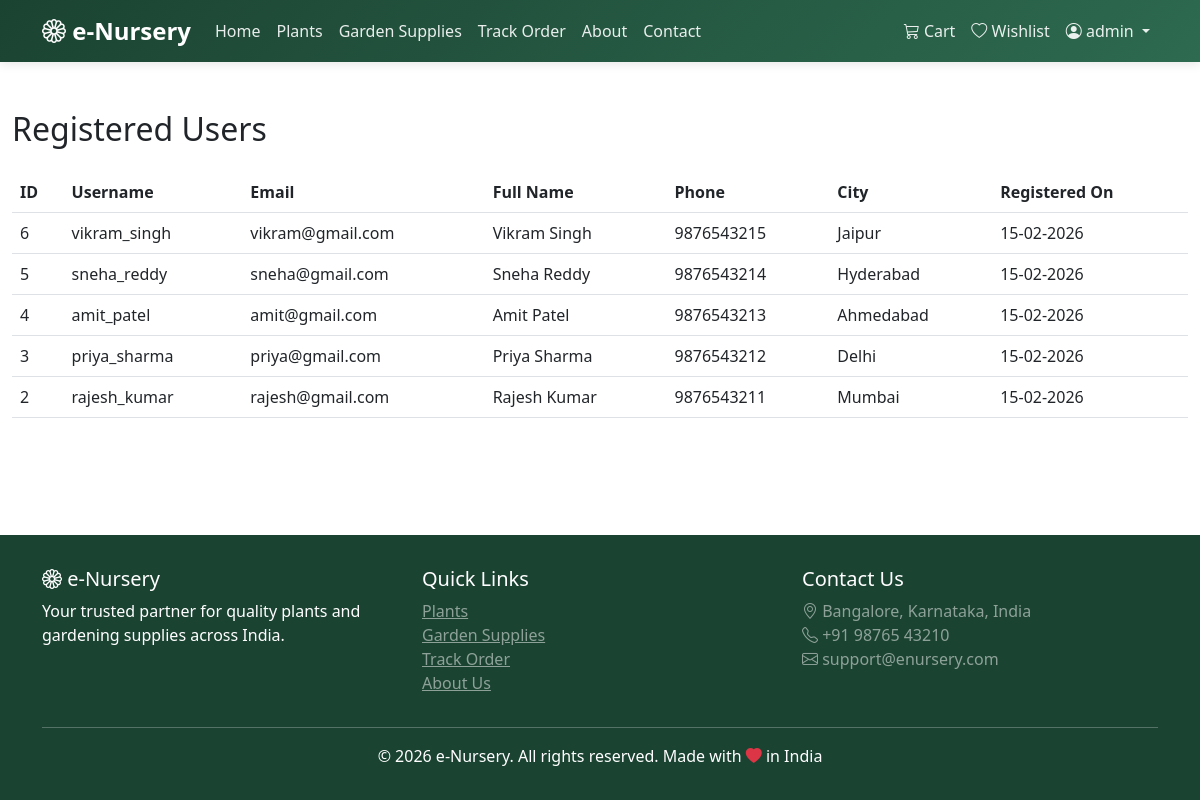
/admin/users (signed in), run on an earlier commit of the app's database.
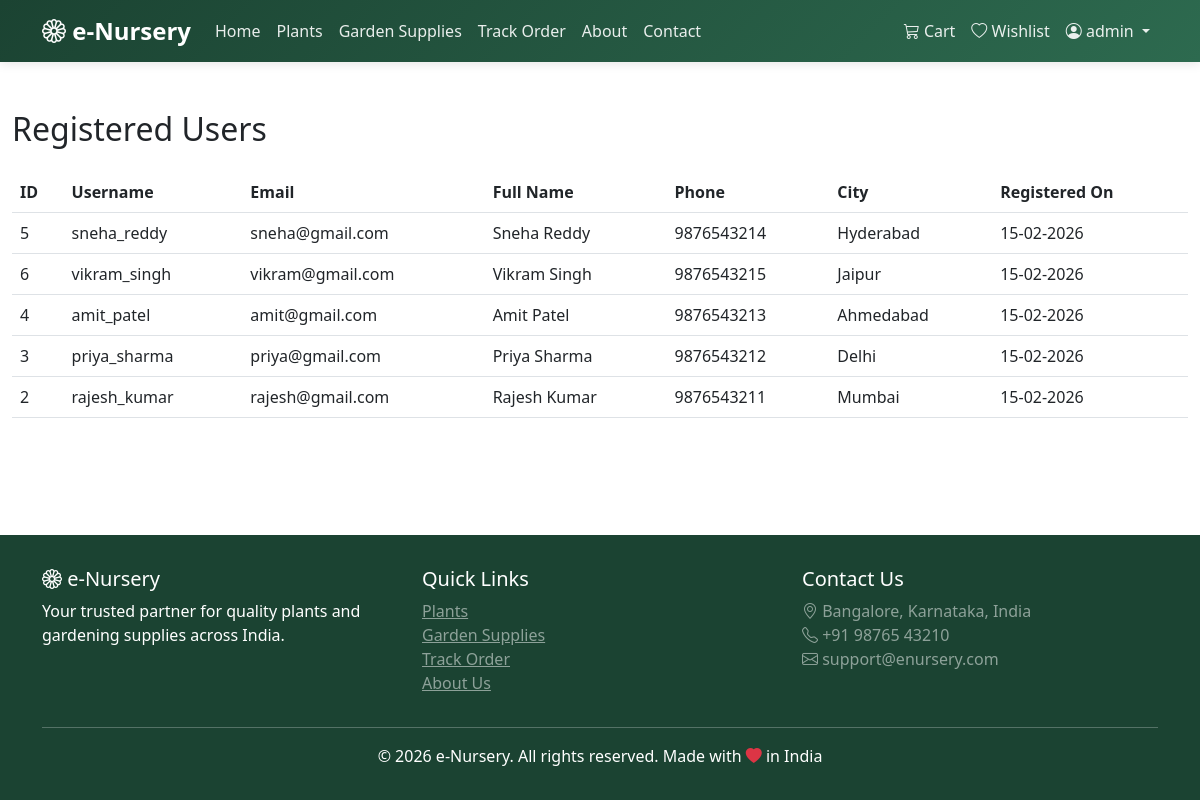
And on a later commit of the database.
### models.py (models this page shows, shortened)
class User(UserMixin, db.Model):
    __tablename__ = 'users'
    id = db.Column(db.Integer, primary_key=True)
    username = db.Column(db.String(80), unique=True, nullable=False)
    email = db.Column(db.String(120), unique=True, nullable=False)
    password_hash = db.Column(db.String(200), nullable=False)
    full_name = db.Column(db.String(100))
    phone = db.Column(db.String(15))
    address = db.Column(db.Text)
    city = db.Column(db.String(50))
    state = db.Column(db.String(50))
    pincode = db.Column(db.String(10))
    role = db.Column(db.String(20), default='user')  # 'admin' or 'user'
    created_at = db.Column(db.DateTime, default=datetime.utcnow)
    cart_items = db.relationship('Cart', backref='user', lazy=True, cascade='all, delete-orphan')
    orders = db.relationship('Order', backref='user', lazy=True)
    wishlists = db.relationship('Wishlist', backref='user', lazy=True, cascade='all, delete-orphan')
    reviews = db.relationship('Review', backref='user', lazy=True)

### routes.py (the view)
    @app.route('/admin/users')
    @login_required
    def admin_users():
        if current_user.role != 'admin':
            flash('Unauthorized access', 'danger')
            return redirect(url_for('index'))
        users = User.query.filter_by(role='user').order_by(User.created_at.desc()).all()
        return render_template('admin/users.html', users=users)

### app.py (called while the page is built)
@login_manager.user_loader
def load_user(user_id):
    return User.query.get(int(user_id))

### templates/admin/users.html (shortened to what this page needs)
{% extends 'base.html' %}
{% block content %}
<div class="container-fluid">
    <h2 class="mb-4">Registered Users</h2>
    <div class="table-responsive">
        <table class="table table-hover">
            <thead>
                <tr>
                    <th>ID</th>
                    <th>Username</th>
                    <th>Email</th>
                    <th>Full Name</th>
                    <th>Phone</th>
                    <th>City</th>
                    <th>Registered On</th>
                </tr>
            </thead>
            <tbody>
                {% for user in users %}
                <tr>
                    <td>{{ user.id }}</td>
                    <td>{{ user.username }}</td>
                    <td>{{ user.email }}</td>
                    <td>{{ user.full_name or '-' }}</td>
                    <td>{{ user.phone or '-' }}</td>
                    <td>{{ user.city or '-' }}</td>
                    <td>{{ user.created_at.strftime('%d-%m-%Y') }}</td>
                </tr>
                {% endfor %}
            </tbody>
        </table>
    </div>
</div>
{% endblock %}

What changed in the data, as far as the page shows it:
changed User "sneha_reddy": moves up the list
